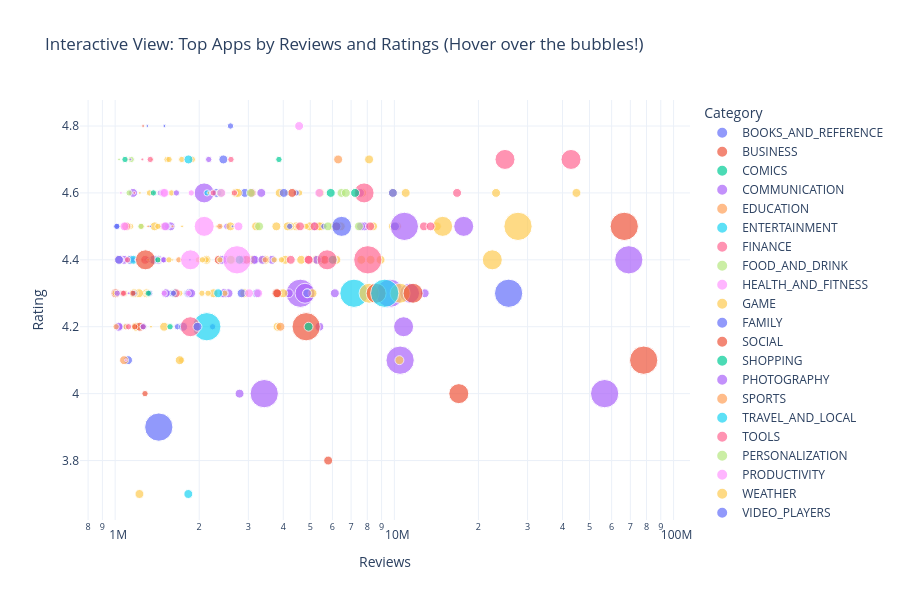

Notebook code cell kept with this figure:
### Code cell
# 5. Show the interactive plot
fig.show()

### Figure 1 — Plotly figure (JSON) as saved in the notebook; plotly's stock layout.template omitted (floating-point values rounded to 4 significant figures)
{"data": [{"hovertemplate": "<b>%{hovertext}</b><br><br>Category=BOOKS_AND_REFERENCE<br>Reviews=%{x}<br>Rating=%{y}<br>Installs=%{marker.size}<extra></extra>", "hovertext": ["Wattpad 📖 Free Books", "Google Play Books", "Bible"], "legendgroup": "BOOKS_AND_REFERENCE", "marker": {"color": "#636efa", "size": [100000000, 1000000000, 100000000], "sizemode": "area", "sizeref": 2500000, "symbol": "circle"}, "mode": "markers", "name": "BOOKS_AND_REFERENCE", "orientation": "v", "showlegend": true, "type": "scatter", "x": [2914724, 1433233, 2440695], "xaxis": "x", "y": [4.6, 3.9, 4.7], "yaxis": "y"}, {"hovertemplate": "<b>%{hovertext}</b><br><br>Category=BUSINESS<br>Reviews=%{x}<br>Rating=%{y}<br>Installs=%{marker.size}<extra></extra>", "hovertext": ["Uber Driver", "OfficeSuite : Free Office + PDF Editor", "Facebook Pages Manager"], "legendgroup": "BUSINESS", "marker": {"color": "#EF553B", "size": [10000000, 100000000, 50000000], "sizemode": "area", "sizeref": 2500000, "symbol": "circle"}, "mode": "markers", "name": "BUSINESS", "orientation": "v", "showlegend": true, "type": "scatter", "x": [1254730, 1002861, 1279184], "xaxis": "x", "y": [4.4, 4.3, 4.0], "yaxis": "y"}, {"hovertemplate": "<b>%{hovertext}</b><br><br>Category=COMICS<br>Reviews=%{x}<br>Rating=%{y}<br>Installs=%{marker.size}<extra></extra>", "hovertext": ["LINE WEBTOON - Free Comics"], "legendgroup": "COMICS", "marker": {"color": "#00cc96", "size": [10000000], "sizemode": "area", "sizeref": 2500000, "symbol": "circle"}, "mode": "markers", "name": "COMICS", "orientation": "v", "showlegend": true, "type": "scatter", "x": [1013635], "xaxis": "x", "y": [4.5], "yaxis": "y"}, {"hovertemplate": "<b>%{hovertext}</b><br><br>Category=COMMUNICATION<br>Reviews=%{x}<br>Rating=%{y}<br>Installs=%{marker.size}<extra></extra>", "hovertext": ["Messenger – Text and Video Chat for Free", "WhatsApp Messenger", "Google Chrome: Fast & Secure", "Messenger Lite: Free Calls & Messages", "Gmail", "Hangouts", "Viber Messenger", "Firefox Browser fast & private", "Yahoo Mail – Stay Organized", "imo free video calls and chat", "Opera Mini - fast web browser", "Opera Browser: Fast and Secure", "Who", "WeChat", "UC Browser Mini -Tiny Fast Private & Secure", "Telegram", "Google Duo - High Quality Video Calls", "UC Browser - Fast Download Private & Secure", "Skype - free IM & video calls", "GO SMS Pro - Messenger, Free Themes, Emoji", "LINE: Free Calls & Messages", "BBM - Free Calls & Messages", "KakaoTalk: Free Calls & Text", "CM Browser - Ad Blocker , Fast Download , Privacy", "Dolphin Browser - Fast, Private & Adblock🐬", "DU Browser—Browse fast & fun", "Truecaller: Caller ID, SMS spam blocking & Dialer", "Azar", "Kik", "WhatsCall Free Global Phone Call App & Cheap Calls", "Zalo – Video Call"], "legendgroup": "COMMUNICATION", "marker": {"color": "#ab63fa", "size": [1000000000, 1000000000, 1000000000, 100000000, 1000000000, 1000000000, 500000000, 100000000, 100000000, 500000000, 100000000, 100000000, 100000000, 100000000, 100000000, 100000000, 500000000, 500000000, 1000000000, 100000000, 500000000, 100000000, 100000000, 50000000, 50000000, 10000000, 100000000, 50000000, 100000000, 10000000, 50000000], "sizemode": "area", "sizeref": 2500000, "symbol": "circle"}, "mode": "markers", "name": "COMMUNICATION", "orientation": "v", "showlegend": true, "type": "scatter", "x": [56642847, 69119316, 9642995, 1429035, 4604324, 3419249, 11334799, 3075028, 4187998, 4785892, 5149854, 2473509, 2451083, 5387333, 3648120, 3128250, 2083237, 17712922, 10484169, 2876500, 10790289, 12842860, 2546527, 2264916, 2511130, 1133501, 7820209, 1092337, 2451136, 1130966, 1042170], "xaxis": "x", "y": [4.0, 4.4, 4.3, 4.4, 4.3, 4.0, 4.3, 4.4, 4.3, 4.3, 4.5, 4.4, 4.3, 4.2, 4.4, 4.4, 4.6, 4.5, 4.1, 4.4, 4.2, 4.3, 4.3, 4.6, 4.5, 4.3, 4.5, 4.2, 4.3, 4.6, 4.2], "yaxis": "y"}, {"hovertemplate": "<b>%{hovertext}</b><br><br>Category=EDUCATION<br>Reviews=%{x}<br>Rating=%{y}<br>Installs=%{marker.size}<extra></extra>", "hovertext": ["Duolingo: Learn Languages Free", "Learn languages, grammar & vocabulary with Memrise"], "legendgroup": "EDUCATION", "marker": {"color": "#FFA15A", "size": [100000000, 10000000], "sizemode": "area", "sizeref": 2500000, "symbol": "circle"}, "mode": "markers", "name": "EDUCATION", "orientation": "v", "showlegend": true, "type": "scatter", "x": [6289924, 1107903], "xaxis": "x", "y": [4.7, 4.7], "yaxis": "y"}, {"hovertemplate": "<b>%{hovertext}</b><br><br>Category=ENTERTAINMENT<br>Reviews=%{x}<br>Rating=%{y}<br>Installs=%{marker.size}<extra></extra>", "hovertext": ["Netflix", "Google Play Games", "Hotstar", "Talking Angela", "Twitch: Livestream Multiplayer Games & Esports", "Talking Ben the Dog"], "legendgroup": "ENTERTAINMENT", "marker": {"color": "#19d3f3", "size": [100000000, 1000000000, 100000000, 100000000, 50000000, 100000000], "sizemode": "area", "sizeref": 2500000, "symbol": "circle"}, "mode": "markers", "name": "ENTERTAINMENT", "orientation": "v", "showlegend": true, "type": "scatter", "x": [5456208, 7165362, 4885646, 1828284, 2133296, 1633682], "xaxis": "x", "y": [4.4, 4.3, 4.3, 3.7, 4.6, 4.3], "yaxis": "y"}, {"hovertemplate": "<b>%{hovertext}</b><br><br>Category=FINANCE<br>Reviews=%{x}<br>Rating=%{y}<br>Installs=%{marker.size}<extra></extra>", "hovertext": ["Bank of Brazil", "Chase Mobile"], "legendgroup": "FINANCE", "marker": {"color": "#FF6692", "size": [10000000, 10000000], "sizemode": "area", "sizeref": 2500000, "symbol": "circle"}, "mode": "markers", "name": "FINANCE", "orientation": "v", "showlegend": true, "type": "scatter", "x": [1336246, 1374549], "xaxis": "x", "y": [4.5, 4.6], "yaxis": "y"}, {"hovertemplate": "<b>%{hovertext}</b><br><br>Category=FOOD_AND_DRINK<br>Reviews=%{x}<br>Rating=%{y}<br>Installs=%{marker.size}<extra></extra>", "hovertext": ["Domino's Pizza USA"], "legendgroup": "FOOD_AND_DRINK", "marker": {"color": "#B6E880", "size": [10000000], "sizemode": "area", "sizeref": 2500000, "symbol": "circle"}, "mode": "markers", "name": "FOOD_AND_DRINK", "orientation": "v", "showlegend": true, "type": "scatter", "x": [1032935], "xaxis": "x", "y": [4.7], "yaxis": "y"}, {"hovertemplate": "<b>%{hovertext}</b><br><br>Category=HEALTH_AND_FITNESS<br>Reviews=%{x}<br>Rating=%{y}<br>Installs=%{marker.size}<extra></extra>", "hovertext": ["Calorie Counter - MyFitnessPal", "Period Tracker - Period Calendar Ovulation Tracker"], "legendgroup": "HEALTH_AND_FITNESS", "marker": {"color": "#FF97FF", "size": [50000000, 100000000], "sizemode": "area", "sizeref": 2500000, "symbol": "circle"}, "mode": "markers", "name": "HEALTH_AND_FITNESS", "orientation": "v", "showlegend": true, "type": "scatter", "x": [1873516, 4559407], "xaxis": "x", "y": [4.6, 4.8], "yaxis": "y"}, {"hovertemplate": "<b>%{hovertext}</b><br><br>Category=GAME<br>Reviews=%{x}<br>Rating=%{y}<br>Installs=%{marker.size}<extra></extra>", "hovertext": ["ROBLOX", "Subway Surfers", "Candy Crush Saga", "slither.io", "Clash Royale", "Temple Run 2", "Pou", "Helix Jump", "Angry Birds Rio", "Plants vs. Zombies FREE", "Sonic Dash", "Candy Crush Soda Saga", "Clash of Clans", "Kick the Buddy", "8 Ball Pool", "Bubble Witch 3 Saga", "Granny", "Angry Birds Classic", "Flow Free", "Fishdom", "Zombie Tsunami", "Candy Crush Jelly Saga", "Hill Climb Racing", "Gardenscapes", "Minion Rush: Despicable Me Official Game", "Farm Heroes Saga", "My Talking Angela", "Cut the Rope FULL FREE", "Sniper 3D Gun Shooter: Free Shooting Games - FPS", "Cooking Fever", "Toon Blast", "Score! Hero", "Toy Blast", "Garena Free Fire", "Bowmasters", "My Talking Tom", "Roll the Ball® - slide puzzle", "Talking Tom Gold Run", "Pixel Art: Color by Number Game", "Dream League Soccer 2018", "Traffic Racer", "Hill Climb Racing 2", "Hungry Shark Evolution", "Piano Tiles 2™", "Pokémon GO", "Extreme Car Driving Simulator", "Trivia Crack", "PUBG MOBILE", "Episode - Choose Your Story", "Castle Clash: Heroes of the Empire US", "Last Day on Earth: Survival", "Harry Potter: Hogwarts Mystery", "Homescapes", "RULES OF SURVIVAL", "Angry Birds 2", "Fallout Shelter", "Best Fiends - Free Puzzle Game", "MARVEL Contest of Champions", "Summoners War", "Lords Mobile: Battle of the Empires - Strategy RPG", "Yes day", "Doodle Jump", "Crossy Road", "Swamp Attack", "Earn to Die 2", "Hungry Shark World", "Shadow Fight 2", "DEAD TARGET: FPS Zombie Apocalypse Survival Games", "CATS: Crash Arena Turbo Stars", "DINO HUNTER: DEADLY SHORES", "Agar.io", "War Robots", "GUNSHIP BATTLE: Helicopter 3D", "Blossom Blast Saga", "Jetpack Joyride", "UNO ™ & Friends", "Super Mario Run", "Glow Hockey", "Asphalt 8: Airborne", "Rolling Sky", "MORTAL KOMBAT X", "► MultiCraft ― Free Miner! 👍", "Pixel Gun 3D: Survival shooter & Battle Royale", "Critical Ops", "FRONTLINE COMMANDO: D-DAY", "Fruit Ninja®", "Vector", "Dr. Driving", "Geometry Dash Meltdown", "Bike Race Free - Top Motorcycle Racing Games", "Smash Hit", "Temple Run", "Gangstar Vegas - mafia game", "Geometry Dash Lite", "KIM KARDASHIAN: HOLLYWOOD", "Ant Smasher by Best Cool & Fun Games", "Words With Friends Classic", "Draw Something Classic", "Angry Birds Go!", "Angry Birds Star Wars", "Mobile Legends: Bang Bang", "Guns of Boom - Online Shooter", "Five Nights at Freddy's 3 Demo", "Call of Duty®: Heroes", "Banana Kong", "Red Ball 4", "Skater Boy", "Special Forces Group 2", "Injustice: Gods Among Us", "DEER HUNTER CLASSIC", "Need for Speed™ No Limits", "Modern Combat 5: eSports FPS", "Live Hold’em Pro Poker - Free Casino Games", "Zynga Poker – Texas Holdem", "FRONTLINE COMMANDO"], "legendgroup": "GAME", "marker": {"color": "#FECB52", "size": [100000000, 1000000000, 500000000, 100000000, 100000000, 500000000, 500000000, 100000000, 100000000, 100000000, 100000000, 100000000, 100000000, 50000000, 100000000, 50000000, 50000000, 100000000, 100000000, 10000000, 100000000, 50000000, 100000000, 50000000, 100000000, 100000000, 100000000, 100000000, 100000000, 100000000, 10000000, 100000000, 50000000, 100000000, 50000000, 500000000, 100000000, 100000000, 10000000, 100000000, 100000000, 100000000, 100000000, 100000000, 100000000, 100000000, 100000000, 50000000, 50000000, 50000000, 10000000, 10000000, 10000000, 10000000, 100000000, 10000000, 10000000, 50000000, 50000000, 50000000, 100000000, 50000000, 100000000, 50000000, 50000000, 50000000, 100000000, 50000000, 50000000, 10000000, 100000000, 50000000, 50000000, 10000000, 100000000, 50000000, 100000000, 100000000, 100000000, 50000000, 10000000, 50000000, 50000000, 10000000, 10000000, 100000000, 100000000, 100000000, 50000000, 100000000, 100000000, 100000000, 50000000, 100000000, 10000000, 100000000, 50000000, 50000000, 50000000, 100000000, 100000000, 10000000, 10000000, 10000000, 100000000, 50000000, 100000000, 10000000, 10000000, 50000000, 50000000, 100000000, 10000000, 50000000, 10000000], "sizemode": "area", "sizeref": 2500000, "symbol": "circle"}, "mode": "markers", "name": "GAME", "orientation": "v", "showlegend": true, "type": "scatter", "x": [4447388, 27722264, 22426677, 5234162, 23133508, 8118609, 10485308, 1497361, 2610526, 4066989, 3778921, 6198563, 44891723, 1000417, 14198297, 1732263, 1135631, 5566669, 1295557, 2157930, 4920817, 1300490, 8923587, 4128732, 10216538, 7614130, 9881829, 2123381, 7671249, 3197865, 1351068, 5418675, 1889250, 5465624, 1534466, 14891223, 1385093, 2698348, 1125017, 9882639, 5387639, 2750410, 6074334, 8118880, 10424925, 2251012, 6427773, 3715656, 1841061, 4578476, 2311785, 1107310, 3093358, 1343866, 3883589, 2719142, 1480189, 2468063, 2045554, 3057481, 10055521, 1083571, 4230886, 2119218, 1327265, 1242855, 10979062, 1468591, 1559650, 1381820, 3816799, 3073251, 2151039, 1125438, 4638163, 1728557, 1221896, 1703479, 8389714, 1117212, 3039889, 1305050, 4487182, 1397944, 1736105, 5091448, 3058687, 4972230, 1591129, 2586261, 4147718, 4000433, 4830407, 6181640, 1017408, 1185148, 1704112, 1092106, 3846378, 1218055, 8219586, 1226514, 1041836, 1604146, 3452530, 1432447, 1167143, 1432809, 2440877, 3941129, 3344300, 2903386, 1123190, 1986068, 1351833], "xaxis": "x", "y": [4.5, 4.5, 4.4, 4.4, 4.6, 4.3, 4.3, 4.2, 4.4, 4.4, 4.5, 4.4, 4.6, 4.3, 4.5, 4.7, 4.5, 4.4, 4.3, 4.6, 4.4, 4.3, 4.4, 4.6, 4.5, 4.4, 4.5, 4.4, 4.6, 4.5, 4.7, 4.6, 4.7, 4.5, 4.7, 4.5, 4.5, 4.6, 4.7, 4.6, 4.5, 4.6, 4.5, 4.7, 4.1, 4.3, 4.5, 4.4, 4.3, 4.6, 4.5, 4.4, 4.6, 4.2, 4.6, 4.6, 4.6, 4.3, 4.3, 4.4, 4.5, 4.3, 4.5, 4.4, 4.6, 4.5, 4.6, 4.5, 4.7, 4.4, 4.2, 4.6, 4.3, 4.5, 4.4, 4.1, 3.7, 4.1, 4.5, 4.5, 4.4, 4.3, 4.5, 4.4, 4.5, 4.3, 4.4, 4.5, 4.6, 4.5, 4.5, 4.3, 4.5, 4.5, 4.3, 4.2, 4.3, 4.2, 4.2, 4.3, 4.4, 4.6, 4.5, 4.4, 4.4, 4.4, 4.3, 4.6, 4.4, 4.4, 4.4, 4.3, 4.6, 4.4, 4.4], "yaxis": "y"}, {"hovertemplate": "<b>%{hovertext}</b><br><br>Category=FAMILY<br>Reviews=%{x}<br>Rating=%{y}<br>Installs=%{marker.size}<extra></extra>", "hovertext": ["Toca Kitchen 2", "Turbo FAST", "Frozen Free Fall", "Minecraft", "Akinator", "The Tribez: Build a Village", "Hay Day", "Bad Piggies", "Eternium", "Talking Tom Cat 2", "Dumb Ways to Die 2: The Games", "Talking Ginger", "Where's My Water? Free", "Talking Tom Cat", "Tom Loves Angela", "Five Nights at Freddy's 2 Demo", "Talking Tom & Ben News", "PewDiePie's Tuber Simulator", "Angry Birds Epic RPG", "9GAG: Funny Gifs, Pics, Memes & Videos for IGTV", "My Horse", "Avakin Life - 3D virtual world", "Bitmoji – Your Personal Emoji", "Boom Beach", "Township", "Vlogger Go Viral - Tuber Game", "Bubble Witch 2 Saga", "SimCity BuildIt", "Clash of Kings : The King Of Fighters version", "MARVEL Future Fight", "Madden NFL Football", "Star Wars™: Galaxy of Heroes", "MY LITTLE PONY: Magic Princess", "Voice changer with effects"], "legendgroup": "FAMILY", "marker": {"color": "#636efa", "size": [50000000, 50000000, 50000000, 10000000, 50000000, 10000000, 100000000, 50000000, 10000000, 100000000, 50000000, 100000000, 100000000, 100000000, 100000000, 50000000, 100000000, 10000000, 10000000, 10000000, 10000000, 10000000, 100000000, 50000000, 50000000, 10000000, 100000000, 50000000, 50000000, 50000000, 10000000, 10000000, 50000000, 50000000], "sizemode": "area", "sizeref": 2500000, "symbol": "circle"}, "mode": "markers", "name": "FAMILY", "orientation": "v", "showlegend": true, "type": "scatter", "x": [1014822, 1329192, 1574197, 2376564, 1805398, 1852384, 10053186, 1168959, 1506783, 3213548, 1671658, 1752017, 1372013, 1838090, 1111915, 1503544, 1131937, 1499466, 2634605, 1450632, 1333338, 1275373, 2312084, 5591653, 4451317, 1304467, 2838064, 4218587, 2233681, 2354042, 1455952, 1461698, 1309728, 1260903], "xaxis": "x", "y": [4.5, 4.3, 4.3, 4.5, 4.3, 4.4, 4.5, 4.3, 4.8, 4.3, 4.2, 4.2, 4.4, 4.3, 4.1, 4.3, 4.4, 4.8, 4.5, 4.6, 4.5, 4.4, 4.6, 4.5, 4.6, 4.8, 4.3, 4.5, 4.2, 4.6, 4.5, 4.5, 4.4, 4.2], "yaxis": "y"}, {"hovertemplate": "<b>%{hovertext}</b><br><br>Category=SOCIAL<br>Reviews=%{x}<br>Rating=%{y}<br>Installs=%{marker.size}<extra></extra>", "hovertext": ["Facebook", "Instagram", "Facebook Lite", "Tumblr", "Snapchat", "Pinterest", "Google+", "Amino: Communities and Chats", "LinkedIn", "Badoo - Free Chat & Dating App", "Tango - Live Video Broadcast", "MeetMe: Chat & Meet New People", "ooVoo Video Calls, Messaging & Stories", "SKOUT - Meet, Chat, Go Live", "Path", "POF Free Dating App", "Tik Tok - including musical.ly", "BIGO LIVE - Live Stream", "VK"], "legendgroup": "SOCIAL", "marker": {"color": "#EF553B", "size": [1000000000, 1000000000, 500000000, 100000000, 500000000, 100000000, 1000000000, 10000000, 100000000, 100000000, 100000000, 50000000, 50000000, 50000000, 10000000, 50000000, 100000000, 100000000, 100000000], "sizemode": "area", "sizeref": 2500000, "symbol": "circle"}, "mode": "markers", "name": "SOCIAL", "orientation": "v", "showlegend": true, "type": "scatter", "x": [78158306, 66577313, 8606259, 2955326, 17014787, 4305441, 4831125, 1259075, 1225339, 3781770, 3806669, 1259849, 1157004, 1064049, 1520959, 1175794, 5637451, 2349421, 5793284], "xaxis": "x", "y": [4.1, 4.5, 4.3, 4.4, 4.0, 4.6, 4.2, 4.8, 4.2, 4.3, 4.3, 4.2, 4.3, 4.3, 4.4, 4.2, 4.4, 4.4, 3.8], "yaxis": "y"}, {"hovertemplate": "<b>%{hovertext}</b><br><br>Category=SHOPPING<br>Reviews=%{x}<br>Rating=%{y}<br>Installs=%{marker.size}<extra></extra>", "hovertext": ["Wish - Shopping Made Fun", "AliExpress - Smarter Shopping, Better Living", "eBay: Buy & Sell this Summer - Discover Deals Now!", "Lazada - Online Shopping & Deals", "The birth", "Mercado Libre: Find your favorite brands", "Myntra Online Shopping App", "Flipkart Online Shopping App", "Groupon - Shop Deals, Discounts & Coupons"], "legendgroup": "SHOPPING", "marker": {"color": "#00cc96", "size": [100000000, 100000000, 100000000, 50000000, 50000000, 50000000, 50000000, 100000000, 50000000], "sizemode": "area", "sizeref": 2500000, "symbol": "circle"}, "mode": "markers", "name": "SHOPPING", "orientation": "v", "showlegend": true, "type": "scatter", "x": [6210998, 5916606, 2788923, 1573054, 1084945, 3860225, 1315242, 6012719, 1370749], "xaxis": "x", "y": [4.5, 4.6, 4.4, 4.2, 4.7, 4.7, 4.3, 4.4, 4.6], "yaxis": "y"}, {"hovertemplate": "<b>%{hovertext}</b><br><br>Category=PHOTOGRAPHY<br>Reviews=%{x}<br>Rating=%{y}<br>Installs=%{marker.size}<extra></extra>", "hovertext": ["Google Photos", "B612 - Beauty & Filter Camera", "YouCam Makeup - Magic Selfie Makeovers", "BeautyPlus - Easy Photo Editor & Selfie Camera", "Sweet Selfie - selfie camera, beauty cam, photo edit", "YouCam Perfect - Selfie Photo Editor", "Cymera Camera- Photo Editor, Filter,Collage,Layout", "LINE Camera - Photo editor", "Candy Camera - selfie, beauty camera, photo editor", "Camera360: Selfie Photo Editor with Funny Sticker", "Photo Editor Pro", "Retrica", "Photo Effects Pro", "Pic Collage - Photo Editor", "Photo Editor by Aviary", "Video Editor Music,Cut,No Crop", "Pixlr – Free Photo Editor", "PicsArt Photo Studio: Collage Maker & Pic Editor", "Photo Collage Editor", "Z Camera - Photo Editor, Beauty Selfie, Collage", "PhotoGrid: Video & Pic Collage Maker, Photo Editor", "Keepsafe Photo Vault: Hide Private Photos & Videos", "SNOW - AR Camera", "Photo Lab Picture Editor: face effects, art frames", "MomentCam Cartoons & Stickers", "Photo Editor Collage Maker Pro"], "legendgroup": "PHOTOGRAPHY", "marker": {"color": "#ab63fa", "size": [1000000000, 100000000, 100000000, 100000000, 100000000, 100000000, 100000000, 100000000, 100000000, 100000000, 100000000, 100000000, 50000000, 50000000, 50000000, 50000000, 50000000, 100000000, 100000000, 100000000, 100000000, 50000000, 50000000, 50000000, 50000000, 100000000], "sizemode": "area", "sizeref": 2500000, "symbol": "circle"}, "mode": "markers", "name": "PHOTOGRAPHY", "orientation": "v", "showlegend": true, "type": "scatter", "x": [10858556, 5282578, 3337956, 3158047, 1159058, 1579287, 2418135, 1517369, 3368649, 4865093, 1871416, 6120977, 1494491, 1451000, 1490732, 2163282, 1163232, 7594559, 1028637, 1075277, 7529865, 1656808, 1017237, 1536512, 1260143, 1519671], "xaxis": "x", "y": [4.5, 4.4, 4.6, 4.4, 4.6, 4.5, 4.4, 4.3, 4.4, 4.3, 4.3, 4.3, 4.4, 4.6, 4.4, 4.7, 4.4, 4.5, 4.2, 4.4, 4.6, 4.6, 4.3, 4.5, 4.2, 4.5], "yaxis": "y"}, {"hovertemplate": "<b>%{hovertext}</b><br><br>Category=SPORTS<br>Reviews=%{x}<br>Rating=%{y}<br>Installs=%{marker.size}<extra></extra>", "hovertext": ["Real Basketball", "3D Bowling", "PES 2018 PRO EVOLUTION SOCCER", "3D Tennis", "Top Eleven 2018 - Be a Soccer Manager", "FIFA Soccer", "Online Soccer Manager (OSM)", "EA SPORTS UFC®", "NBA LIVE Mobile Basketball"], "legendgroup": "SPORTS", "marker": {"color": "#FFA15A", "size": [10000000, 100000000, 10000000, 50000000, 50000000, 100000000, 10000000, 50000000, 50000000], "sizemode": "area", "sizeref": 2500000, "symbol": "circle"}, "mode": "markers", "name": "SPORTS", "orientation": "v", "showlegend": true, "type": "scatter", "x": [1605267, 1076243, 1721943, 1008012, 3451011, 3909032, 1312936, 2371338, 1690802], "xaxis": "x", "y": [4.5, 4.1, 4.4, 4.2, 4.4, 4.2, 4.5, 4.5, 4.4], "yaxis": "y"}, {"hovertemplate": "<b>%{hovertext}</b><br><br>Category=TRAVEL_AND_LOCAL<br>Reviews=%{x}<br>Rating=%{y}<br>Installs=%{marker.size}<extra></extra>", "hovertext": ["Booking.com Travel Deals", "TripAdvisor Hotels Flights Restaurants Attractions", "Maps - Navigate & Explore", "Google Earth", "Google Street View"], "legendgroup": "TRAVEL_AND_LOCAL", "marker": {"color": "#19d3f3", "size": [100000000, 100000000, 1000000000, 100000000, 1000000000], "sizemode": "area", "sizeref": 2500000, "symbol": "circle"}, "mode": "markers", "name": "TRAVEL_AND_LOCAL", "orientation": "v", "showlegend": true, "type": "scatter", "x": [1830388, 1162837, 9235155, 2338655, 2129689], "xaxis": "x", "y": [4.7, 4.4, 4.3, 4.3, 4.2], "yaxis": "y"}, {"hovertemplate": "<b>%{hovertext}</b><br><br>Category=TOOLS<br>Reviews=%{x}<br>Rating=%{y}<br>Installs=%{marker.size}<extra></extra>", "hovertext": ["Google", "Google Translate", "Cache Cleaner-DU Speed Booster (booster & cleaner)", "SHAREit - Transfer & Share", "Gboard - the Google Keyboard", "Share Music & Transfer Files - Xender", "Tiny Flashlight + LED", "Brightest Flashlight Free ®", "Hotspot Shield Free VPN Proxy & Wi-Fi Security", "Emoji keyboard - Cute Emoticons, GIF, Stickers", "GO Keyboard - Cute Emojis, Themes and GIFs", "Speedtest by Ookla", "CM Locker - Security Lockscreen", "Applock", "Clean Master- Space Cleaner & Antivirus", "360 Security - Free Antivirus, Booster, Cleaner", "Avast Mobile Security 2018 - Antivirus & App Lock", "AppLock", "AVG AntiVirus 2018 for Android Security", "Norton Security and Antivirus", "Kaspersky Mobile Antivirus: AppLock & Web Security", "Security Master - Antivirus, VPN, AppLock, Booster", "Clean Master Lite - For Low-End Phone", "Battery Doctor-Battery Life Saver & Battery Cooler", "Master for Minecraft(Pocket Edition)-Mod Launcher", "Automatic Call Recorder", "Downloader & Private Browser", "Anti-virus Dr.Web Light", "DU Battery Saver - Battery Charger & Battery Life", "GO Security－AntiVirus, AppLock, Booster"], "legendgroup": "TOOLS", "marker": {"color": "#FF6692", "size": [1000000000, 500000000, 100000000, 500000000, 500000000, 100000000, 100000000, 50000000, 50000000, 50000000, 100000000, 100000000, 100000000, 100000000, 500000000, 100000000, 100000000, 100000000, 100000000, 10000000, 50000000, 500000000, 50000000, 100000000, 50000000, 100000000, 50000000, 100000000, 100000000, 10000000], "sizemode": "area", "sizeref": 2500000, "symbol": "circle"}, "mode": "markers", "name": "TOOLS", "orientation": "v", "showlegend": true, "type": "scatter", "x": [8033493, 5745093, 12759663, 7790693, 1859115, 1280423, 4254879, 1335799, 1116393, 1107320, 4594198, 1028794, 3090727, 4934130, 42916526, 16771865, 5180480, 4931562, 6207063, 1170641, 2598579, 24900999, 2246379, 8190074, 2674051, 1648515, 1072565, 1094094, 13479633, 1251479], "xaxis": "x", "y": [4.4, 4.4, 4.5, 4.6, 4.2, 4.4, 4.4, 4.7, 4.2, 4.4, 4.5, 4.4, 4.6, 4.4, 4.7, 4.6, 4.5, 4.4, 4.5, 4.6, 4.7, 4.7, 4.6, 4.5, 4.6, 4.3, 4.3, 4.5, 4.5, 4.7], "yaxis": "y"}, {"hovertemplate": "<b>%{hovertext}</b><br><br>Category=PERSONALIZATION<br>Reviews=%{x}<br>Rating=%{y}<br>Installs=%{marker.size}<extra></extra>", "hovertext": ["Nova Launcher", "ZEDGE™ Ringtones & Wallpapers", "CM Launcher 3D - Theme, Wallpapers, Efficient", "ZenUI Launcher", "APUS Launcher - Theme, Wallpaper, Hide Apps", "Yandex Browser with Protect", "Hola Launcher- Theme,Wallpaper", "Backgrounds HD (Wallpapers)", "GO Keyboard - Emoticon keyboard, Free Theme, GIF", "Parallel Space - Multiple accounts & Two face", "GO Launcher - 3D parallax Themes & HD Wallpapers"], "legendgroup": "PERSONALIZATION", "marker": {"color": "#B6E880", "size": [50000000, 100000000, 100000000, 50000000, 100000000, 50000000, 100000000, 100000000, 100000000, 100000000, 100000000], "sizemode": "area", "sizeref": 2500000, "symbol": "circle"}, "mode": "markers", "name": "PERSONALIZATION", "orientation": "v", "showlegend": true, "type": "scatter", "x": [1121805, 6466641, 6702776, 1141545, 5783441, 1237135, 3277209, 2390185, 2591941, 3062845, 7464996], "xaxis": "x", "y": [4.6, 4.6, 4.6, 4.7, 4.5, 4.5, 4.5, 4.6, 4.4, 4.6, 4.5], "yaxis": "y"}, {"hovertemplate": "<b>%{hovertext}</b><br><br>Category=PRODUCTIVITY<br>Reviews=%{x}<br>Rating=%{y}<br>Installs=%{marker.size}<extra></extra>", "hovertext": ["Microsoft Word", "Adobe Acrobat Reader", "AVG Cleaner – Speed, Battery & Memory Booster", "Google Drive", "Microsoft Outlook", "Microsoft Excel", "Microsoft OneDrive", "ES File Explorer File Manager", "Dropbox", "Evernote – Organizer, Planner for Notes & Memos", "MyVodafone (India) - Online Recharge & Pay Bills", "My Airtel-Online Recharge, Pay Bill, Wallet, UPI", "SwiftKey Keyboard", "WPS Office - Word, Docs, PDF, Note, Slide & Sheet", "ColorNote Notepad Notes", "Mobizen Screen Recorder - Record, Capture, Edit", "CamScanner - Phone PDF Creator", "APUS Booster - Space Cleaner & Booster"], "legendgroup": "PRODUCTIVITY", "marker": {"color": "#FF97FF", "size": [500000000, 100000000, 10000000, 1000000000, 100000000, 100000000, 100000000, 100000000, 500000000, 100000000, 10000000, 50000000, 100000000, 100000000, 100000000, 50000000, 100000000, 10000000], "sizemode": "area", "sizeref": 2500000, "symbol": "circle"}, "mode": "markers", "name": "PRODUCTIVITY", "orientation": "v", "showlegend": true, "type": "scatter", "x": [2084126, 3016297, 1188154, 2731171, 3252896, 1079491, 1038306, 5383985, 1861310, 1488396, 1092367, 1498393, 2764964, 1508137, 2401017, 1827212, 1502622, 1048766], "xaxis": "x", "y": [4.5, 4.3, 4.4, 4.4, 4.3, 4.5, 4.4, 4.6, 4.4, 4.6, 4.1, 4.3, 4.5, 4.5, 4.6, 4.3, 4.6, 4.6], "yaxis": "y"}, {"hovertemplate": "<b>%{hovertext}</b><br><br>Category=WEATHER<br>Reviews=%{x}<br>Rating=%{y}<br>Installs=%{marker.size}<extra></extra>", "hovertext": ["The Weather Channel: Rain Forecast & Storm Alerts", "AccuWeather: Daily Forecast & Live Weather Reports", "Yahoo Weather", "GO Weather - Widget, Theme, Wallpaper, Efficient", "Weather & Clock Widget for Android"], "legendgroup": "WEATHER", "marker": {"color": "#FECB52", "size": [50000000, 50000000, 10000000, 50000000, 50000000], "sizemode": "area", "sizeref": 2500000, "symbol": "circle"}, "mode": "markers", "name": "WEATHER", "orientation": "v", "showlegend": true, "type": "scatter", "x": [1558437, 2053404, 1312037, 1422858, 2371543], "xaxis": "x", "y": [4.4, 4.4, 4.4, 4.5, 4.4], "yaxis": "y"}, {"hovertemplate": "<b>%{hovertext}</b><br><br>Category=VIDEO_PLAYERS<br>Reviews=%{x}<br>Rating=%{y}<br>Installs=%{marker.size}<extra></extra>", "hovertext": ["YouTube", "VLC for Android", "Vigo Video", "MX Player", "Dubsmash", "DU Recorder – Screen Recorder, Video Editor, Live", "KineMaster – Pro Video Editor", "VivaVideo - Video Editor & Photo Movie", "VideoShow-Video Editor, Video Maker, Beauty Camera"], "legendgroup": "VIDEO_PLAYERS", "marker": {"color": "#636efa", "size": [1000000000, 100000000, 50000000, 500000000, 100000000, 50000000, 50000000, 100000000, 100000000], "sizemode": "area", "sizeref": 2500000, "symbol": "circle"}, "mode": "markers", "name": "VIDEO_PLAYERS", "orientation": "v", "showlegend": true, "type": "scatter", "x": [25655305, 1032076, 1615596, 6474426, 1971777, 2588730, 1013867, 9879473, 4016834], "xaxis": "x", "y": [4.3, 4.4, 4.3, 4.5, 4.2, 4.8, 4.5, 4.6, 4.6], "yaxis": "y"}, {"hovertemplate": "<b>%{hovertext}</b><br><br>Category=NEWS_AND_MAGAZINES<br>Reviews=%{x}<br>Rating=%{y}<br>Installs=%{marker.size}<extra></extra>", "hovertext": ["Twitter", "Flipboard: News For Our Time"], "legendgroup": "NEWS_AND_MAGAZINES", "marker": {"color": "#EF553B", "size": [500000000, 500000000], "sizemode": "area", "sizeref": 2500000, "symbol": "circle"}, "mode": "markers", "name": "NEWS_AND_MAGAZINES", "orientation": "v", "showlegend": true, "type": "scatter", "x": [11667403, 1284017], "xaxis": "x", "y": [4.3, 4.4], "yaxis": "y"}, {"hovertemplate": "<b>%{hovertext}</b><br><br>Category=MAPS_AND_NAVIGATION<br>Reviews=%{x}<br>Rating=%{y}<br>Installs=%{marker.size}<extra></extra>", "hovertext": ["Waze - GPS, Maps, Traffic Alerts & Live Navigation", "Uber", "GPS Navigation & Offline Maps Sygic"], "legendgroup": "MAPS_AND_NAVIGATION", "marker": {"color": "#00cc96", "size": [100000000, 100000000, 50000000], "sizemode": "area", "sizeref": 2500000, "symbol": "circle"}, "mode": "markers", "name": "MAPS_AND_NAVIGATION", "orientation": "v", "showlegend": true, "type": "scatter", "x": [7232629, 4928420, 1421884], "xaxis": "x", "y": [4.6, 4.2, 4.4], "yaxis": "y"}, {"hovertemplate": "<b>%{hovertext}</b><br><br>Category=LIFESTYLE<br>Reviews=%{x}<br>Rating=%{y}<br>Installs=%{marker.size}<extra></extra>", "hovertext": ["Tinder", "Muslim Pro - Prayer Times, Azan, Quran & Qibla", "happn – Local dating app"], "legendgroup": "LIFESTYLE", "marker": {"color": "#ab63fa", "size": [100000000, 10000000, 10000000], "sizemode": "area", "sizeref": 2500000, "symbol": "circle"}, "mode": "markers", "name": "LIFESTYLE", "orientation": "v", "showlegend": true, "type": "scatter", "x": [2789775, 1133393, 1118201], "xaxis": "x", "y": [4.0, 4.7, 4.3], "yaxis": "y"}], "layout": {"height": 600, "legend": {"itemsizing": "constant", "title": {"text": "Category"}, "tracegroupgap": 0}, "title": {"text": "Interactive View: Top Apps by Reviews and Ratings (Hover over the bubbles!)"}, "xaxis": {"anchor": "y", "domain": [0, 1], "title": {"text": "Reviews"}, "type": "log"}, "yaxis": {"anchor": "x", "domain": [0, 1], "title": {"text": "Rating"}}}}
